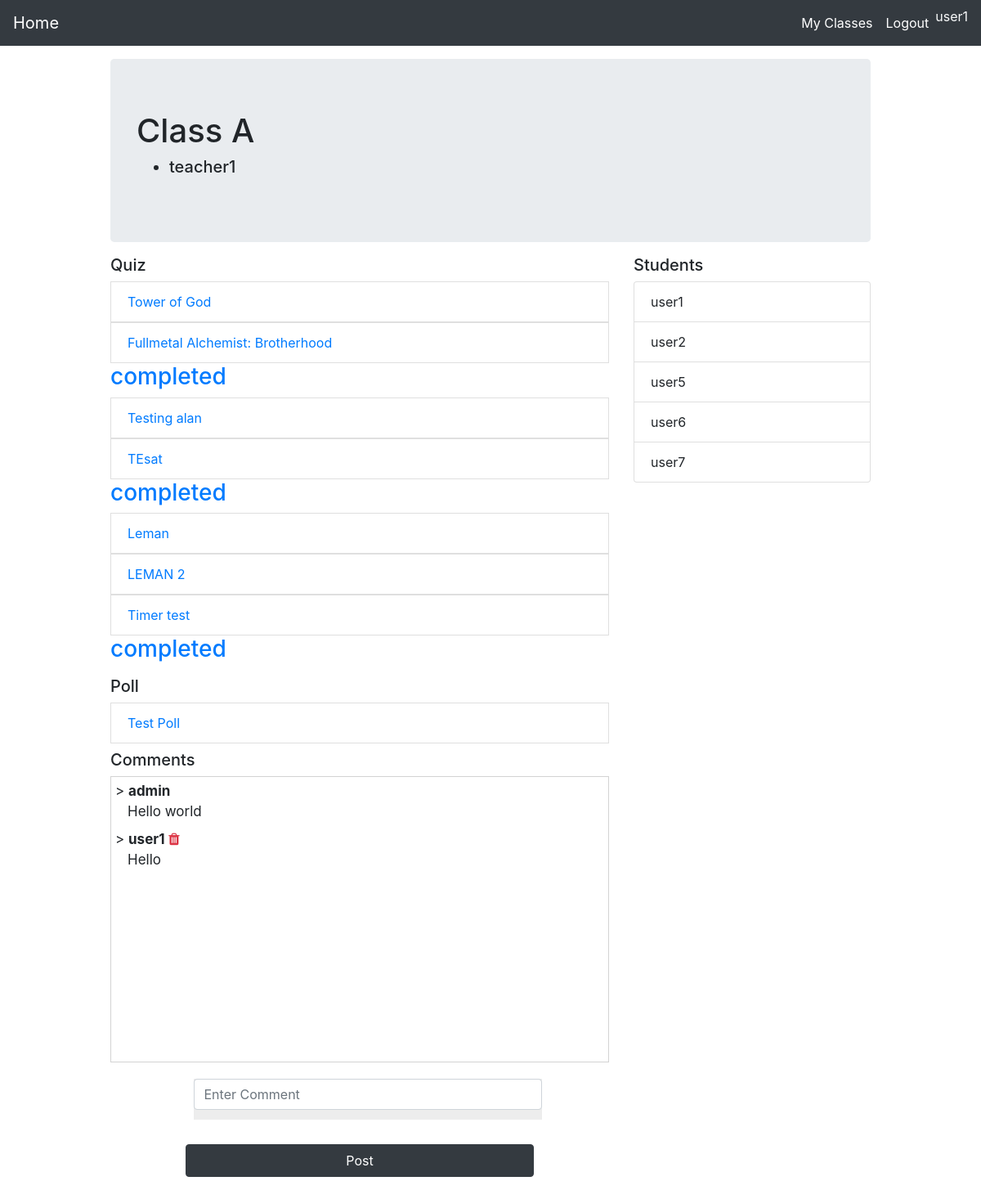
Screenshot of /quiz/class_view/1 (signed in) with the database file from the repository.
### quiz/models.py (models this page shows, shortened)
class Class(models.Model):
    class_name = models.CharField(max_length=20)
    year = models.IntegerField(primary_key=False,null=False,blank=False)
    branch = models.CharField(max_length=50)
    user = models.ManyToManyField(User)

class Quiz(models.Model):
    title = models.CharField(max_length=250)
    description = models.TextField()
    classes = models.ManyToManyField(Class)
    make_visible = models.BooleanField(default=False)
    total_questions = models.IntegerField(primary_key=False,default=0)
    answer_available = models.BooleanField(primary_key=False,default=False)
    timer = models.IntegerField(primary_key=False,null=True,blank=True,validators=[MinValueValidator(9), MaxValueValidator(31)],)

class Poll(models.Model):
    title = models.CharField(max_length=250)
    classes = models.ManyToManyField(Class)
    activate = models.BooleanField(default=False,primary_key=False)

class Comments(models.Model):
    comment = models.TextField(blank=False,null=False)
    user = models.ForeignKey(User,on_delete=models.CASCADE)
    spam = models.BooleanField(null=True,blank=True,primary_key=False)
    clas = models.ForeignKey(Class,on_delete=models.CASCADE)

### quiz/views.py (the view)
# urls.py: path('class_view/<int:class_pk>',views.classView,name='classView'),
@login_required
def classView(request,class_pk):
    stud_info = []
    quiz_info = []
    poll_list = []
    class_obj = get_object_or_404(Class,pk=class_pk)
    if str(request.user.job.status) == 'student':
        poll_list = list(Poll.objects.filter(activate=True).filter(classes=class_obj))
        quiz_list = list(Quiz.objects.filter(make_visible=True).filter(classes=class_obj))
        student_quiz_info = []
        if len(quiz_list) != 0:
            for quiz in quiz_list :
                stud_info = list(StudentQuizInfo.objects.filter(quiz_id=quiz.id).filter(user_id=request.user.id))
                if len(stud_info) != 0 :
                    student_quiz_info.append(stud_info[0])
                else :
                    student_quiz_info.append(None)
        quiz_info = zip(quiz_list,student_quiz_info)
    else :
        quiz_list = list(Quiz.objects.filter(classes=class_obj))
        poll_list = list(Poll.objects.filter(classes=class_obj))
    participant_list = class_obj.user.all()
    teacher_list = []
    student_list = []
    for each_user in participant_list :
        if each_user.is_superuser :
            pass
        elif str(each_user.job.status)== 'student' :
            student_list.append(each_user)
        elif str(each_user.job.status)== 'teacher' :
            teacher_list.append(each_user)
    user_list = []
    if Comments.objects.filter(clas_id=class_pk).exists():
        comments = get_list_or_404(Comments,clas_id=class_pk)
        for comment in comments :
            user_list.append(get_object_or_404(User,pk=comment.user_id))
    else :
        comments = []
    user_comments_list = zip(user_list,comments)
    context = {
        'quiz_info':quiz_info,
        'poll_list':poll_list,
        'class_obj':class_obj,
        'student_list':student_list,
        'teacher_list':teacher_list,
        'quiz_list':quiz_list,
        'comments_form':CommentsForm(),
        'user_comments_list':user_comments_list,
    }
    return render(request,'quiz/class_view.html',context)

### quiz/forms.py
class CommentsForm(forms.ModelForm) :
    class Meta :
        model = Comments
        fields = ('comment',)
        widgets = {
            'comment':forms.TextInput(attrs={'class': 'form-comments','placeholder':'Enter Comment'})
        }
        labels ={
            'comment' : (''),
        }
    def __init__(self, *args, **kwargs):
        super(CommentsForm, self).__init__(*args, **kwargs)
        self.fields['comment'].required=True

### templates/quiz/class_view.html (shortened to what this page needs)
{% extends "./base.html" %}
{% load crispy_forms_tags %}
{% load static %}
{% block content %}
<link rel="stylesheet" href="{% static 'quiz/class_view.css' %}">
<div class="container">
    <div class="jumbotron my-3">
        <h1>
            {{class_obj.class_name}}
        </h1>
        <h5>
            <ul>
                {% for each_teacher in teacher_list %}
                <li>{{each_teacher}}</li>
                {% endfor %}
            </ul>
        </h5>
    </div>
    <div class="row">
        <div class="col-md-8">
            <h5>Quiz</h5>
            <ul class="list-group">
                {% if request.user.job.status == 'student' %}
                    {% for quiz, info in quiz_info %}
                    <a href="{% url 'quiz:quizInfoTeacherView' quiz.id %}">
                        <li class="list-group-item">{{quiz.title}}</li>
                        {% if info.completed == True %}
                            <h3>completed</h3>
                        {% endif %}
                    </a>
                    {% endfor %}
                {% endif %}
            </ul>
        </div>
        <div class="col-md-4">
            <h5>Students </h5>
                <ul class="list-group">
                    {% for each_student in student_list %}
                    <li class="list-group-item">{{each_student}}</li>
                    {% endfor %}
                </ul>
        </div>
    </div>
    <div class="row">
        <div class="col-md-8 mt-2">
            <h5>Poll</h5>
            <ul class="list-group">
                {% for poll in poll_list %}
                    <a href="{% url 'quiz:createPollChoices' poll.id %}"><li class="list-group-item">{{poll.title}}</li></a>
                {% endfor %}
            </ul>
        </div>
        <div class="col-md-8 mb-2 mt-2">
            <h5>Comments</h5>
            <div class="comments-box">
                {% for user, comment in user_comments_list %}
                    <p class="username">> <Strong>{{user.username}}</Strong>
                        {% if request.user == user %}
                            <a href="{% url 'quiz:deleteComment' comment.id %}"> <i class="fa fa-trash text-danger"></i> </a>
                        {% endif %}
                    </p>
                    <p class="comment">{{comment.comment}}</p>
                {% endfor %}
            </div>
            <form action="{% url 'quiz:postComment' class_obj.id %}" method="POST">
                {{comments_form|crispy}}
                <button class="btn btn-dark w-100" type="submit">Post</button>
            </form>
        </div>
    </div>
</div>
{% endblock %}

### templates/quiz/base.html (shortened to what this page needs)
{% load static %}
<!DOCTYPE html>
<html lang="en">
<head>
  <link rel="stylesheet" href="https://stackpath.bootstrapcdn.com/bootstrap/4.5.0/css/bootstrap.min.css"
 />
  <link rel="stylesheet" href="https://stackpath.bootstrapcdn.com/font-awesome/4.7.0/css/font-awesome.min.css">
  <link
      rel="stylesheet"
      type="text/css"
      href="{% static 'accounts/style.css' %}"
    />
</head>
<body style="height: 100vh">
  <nav class="navbar navbar-expand-lg navbar-dark bg-dark">
    <a class="navbar-brand" href="{% url 'quiz:home' %}">
      <span class="nav_link" id="home">
        Home
      </span>
    </a>
    <div class="collapse navbar-collapse" id="navbarSupportedContent">
      <ul class="navbar-nav ml-auto">
        <li class="nav-item active">
          <a class="nav-link" href="{% if user.is_authenticated %} {% url 'quiz:home' %} {% else %} # {% endif %}">
            <span class="nav_link">
              My Classes
            </span>
          </a>
        </li>
        <li class="nav-item active">
          <a class="nav-link" href="{% if user.is_authenticated %} {% url 'quiz:logout' %} {% else %} # {% endif %}">
            <span class="nav_link">
              {% if user.is_authenticated %} Logout {% else %} Login {% endif %}
            </span>
          </a>
        </li>
        <li class="nav-item active">
            <span class="nav_link text-light">
              {% if user.is_authenticated %} {{request.user.username}} {% endif %}
            </span>
        </li
      </ul>
    </div>
  </nav>
  {% block content %} {% endblock content %}
</body>
</html>

### static/accounts/style.css (style rules this page uses)
body { padding: 0px; margin: 0px; border: 0px; height: 20vh; }
.container { width: 80%; height: 80%; margin: 0 auto; display: flex; flex-direction: column; justify-content: flex-end; align-items: center; }
@media only screen and (max-width: 1200px) { .container { display: block; width: 80%; } }
.form-group { background-color: #ededed; margin: 10px; width: 100%; height: 50px; }
form { width: 70%; margin: 0 auto; text-align: start; }
form input { border: none; background-color: transparent; width: 100%; height: 100%; position: relative; }
form button { display: block; font-size: 18px; margin: 20px auto; border: none; width: 150px; height: 40px; background-color: #201b17; color: white; cursor: pointer; }

### static/quiz/class_view.css (style rules this page uses)
.comments-box { width: auto; height: 350px; border: 1px solid lightgray; overflow: scroll; margin-bottom: 20px; }
.username { font-size: 17px; margin-top: 5px; margin-bottom: 0px; margin-left: 5px; }
.comment { margin-bottom: 8px; margin-top: 0px; margin-left: 20px; font-size: 17px; }

### rows the page displays
Class: class_name "Class A"
Quiz: title "Tower of God"
Quiz: title "Fullmetal Alchemist: Brotherhood", shows "completed"
Quiz: title "Testing alan"
Quiz: title "TEsat", shows "completed"
Quiz: title "Leman"
Quiz: title "LEMAN 2"
Quiz: title "Timer test", shows "completed"
Poll: title "Test Poll"

### other values shown
{{ request.user.username }} "user1"
{{ each_teacher }} "teacher1"
{{ each_student }} "user1"
{{ each_student }} "user2"
{{ each_student }} "user5"
{{ each_student }} "user6"
{{ each_student }} "user7"
{{ user.username }} "admin"
{{ comment.comment }} "Hello world"
{{ user.username }} "user1"
{{ comment.comment }} "Hello"
